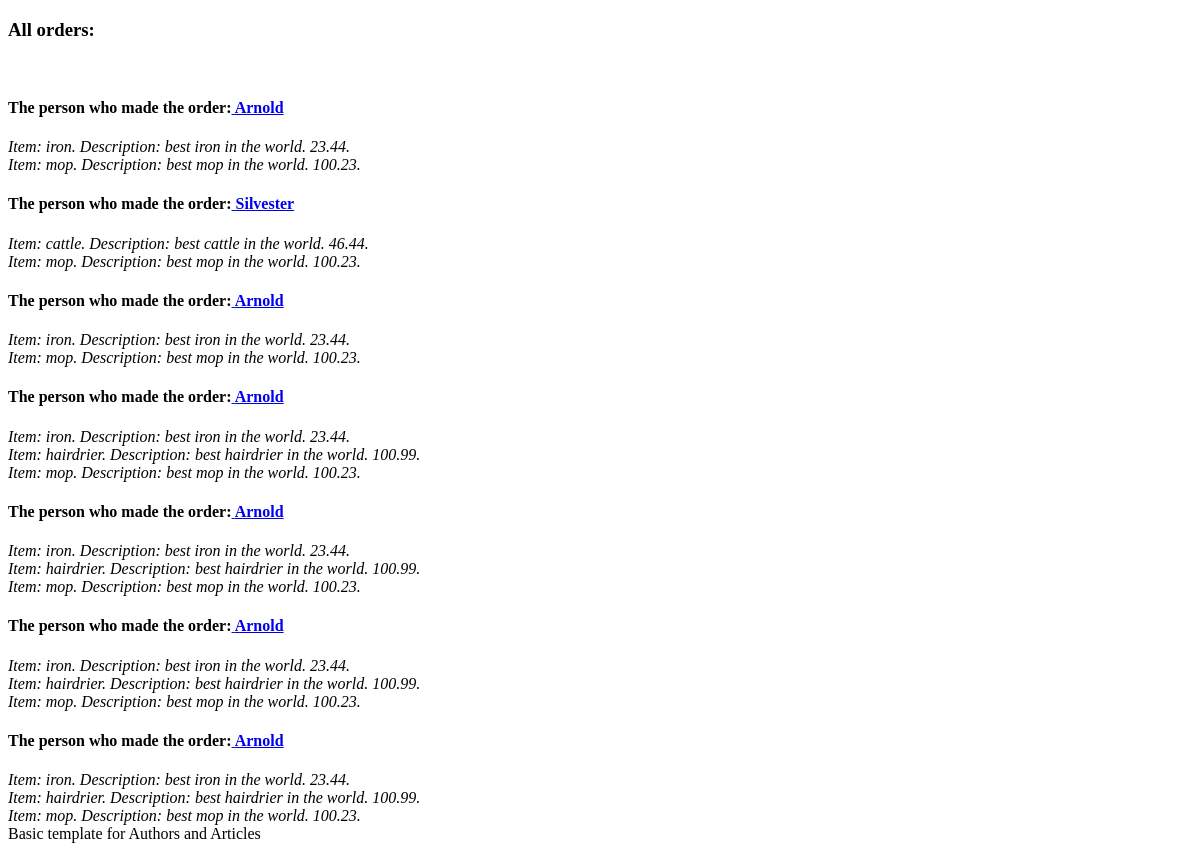
The page /sem_2/orders/ on the database as committed earlier.
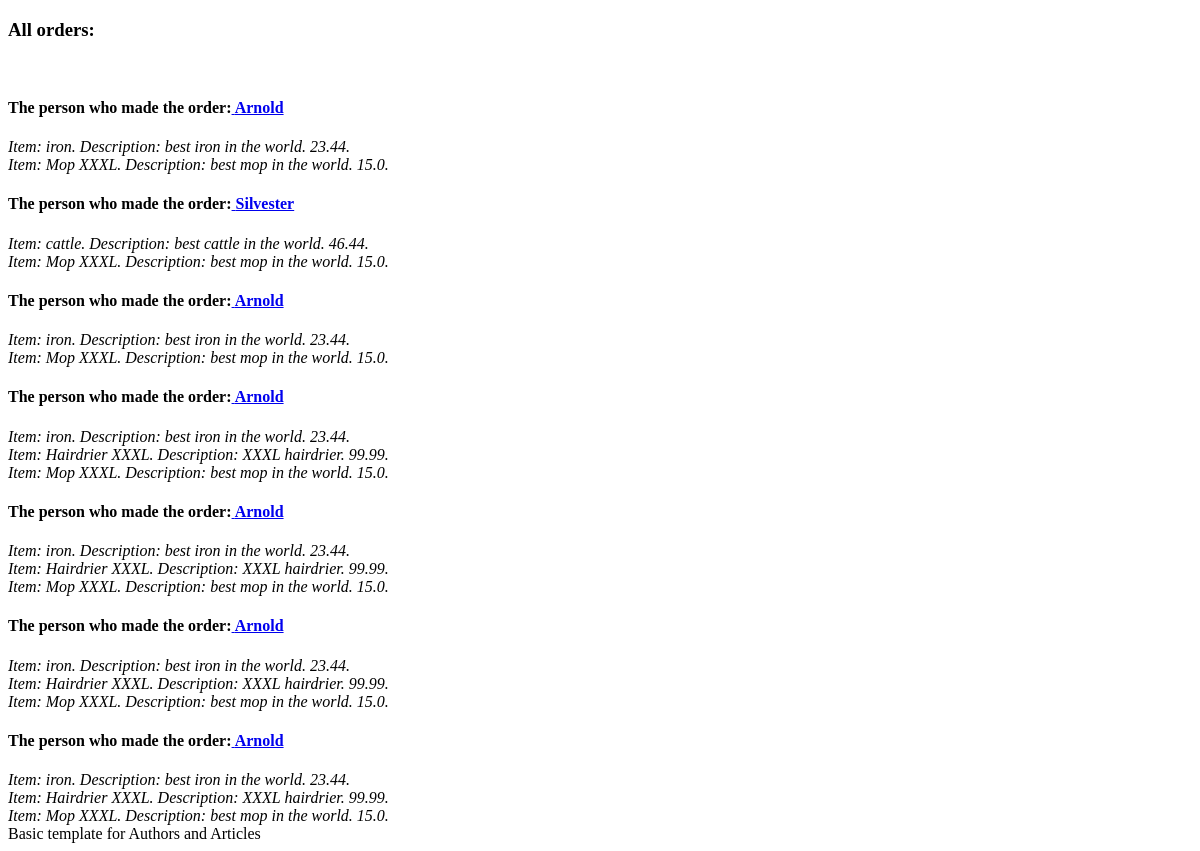
The same page on the database as committed later.
### sem_app_2/models.py (models this page shows)
class Item(models.Model):
    name = models.CharField(max_length=30)
    description = models.TextField()
    price = models.FloatField()
    amount = models.IntegerField()
    date_add = models.DateTimeField()
    image = models.ImageField(blank=True, null=True)
    def __str__(self):
        return f'Item: {self.name}. Description: {self.description}. {self.price}.'

### sem_app_2/views.py (the view)
# urls.py: path('orders/', views.get_orders, name='orders'),
def get_orders(request):
    context = dict()
    context['text'] = 'All orders:'
    context['orders'] = Order.objects.all()
    return render(request, 'sem_app_2/orders.html', context=context)

### sem_app_2/templates/sem_app_2/orders.html
{% extends 'sem_app_2/base.html' %}
{% block content %}
    <h3>{{ text }}</h3><br>
    {% for order in orders %}
        <h4>The person who made the order:<a href="{% url 'get_order_items' order.client.id %}"> {{ order.client.name }}</a><br></h1>
        {% for item in order.items.all %}
            <i>{{ item }}</i><br>
        {% endfor %}
    {% endfor %}
{% endblock %}

Rows that differ between the two databases and show on the page:
changed Item: name+description+price "Item: mop. Description: best mop in the world. 100.23." → "Item: Mop XXXL. Description: best mop in the world. 15.0."
changed Item: name+description+price "Item: hairdrier. Description: best hairdrier in the world. 100.99." → "Item: Hairdrier XXXL. Description: XXXL hairdrier. 99.99."
